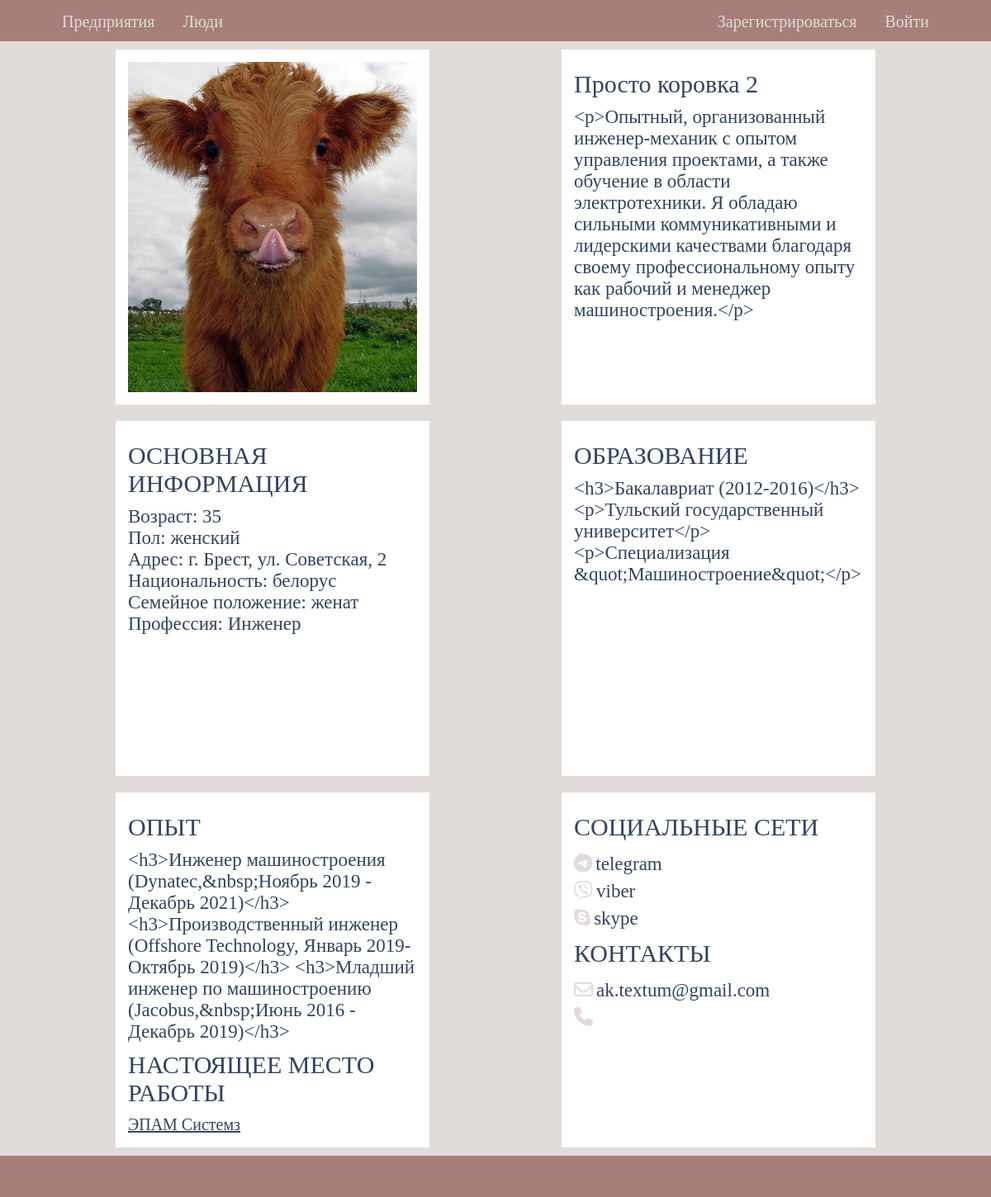
/people/prosto-korovka-2/, run on the app's committed database.
### app/models.py (models this page shows, shortened)
class Person(models.Model):
    name = models.CharField(max_length=250, verbose_name="Имя")
    slug = models.SlugField(max_length=250, verbose_name="url", unique=True, blank=True)
    main_inf = models.TextField(verbose_name="Основная информация")
    photo = models.ImageField(
        upload_to="photos/person/%Y/%m/%d/", verbose_name="Фото", blank=True
    )
    age = models.SmallIntegerField(verbose_name="Возраст")
    gender = models.CharField(max_length=100, verbose_name="Пол")
    adress = models.CharField(max_length=300, verbose_name="Адрес")
    nationality = models.CharField(max_length=100, verbose_name="Национальность")
    family_status = models.CharField(max_length=100, verbose_name="Семейный статус")
    profession = models.CharField(max_length=100, verbose_name="Профессия")
    education = models.TextField(verbose_name="Образование")
    experience = models.TextField(verbose_name="Опыт работы")
    current_place = models.ForeignKey(
        Firm,
        on_delete=models.CASCADE,
        related_name="person",
        verbose_name="Настоящее место работы",
    )
    telegram = models.CharField(max_length=100, blank=True)
    viber = models.CharField(max_length=100, blank=True)
    skype = models.CharField(max_length=100, blank=True)
    mail = models.EmailField(max_length=250)
    phone = models.CharField(max_length=100)
    class Meta:
        verbose_name = "Сотрудник"
        verbose_name_plural = "Сотрудники"
        ordering = ["name"]

class Firm(models.Model):
    title = models.CharField(max_length=250, verbose_name="Название")
    slug = models.SlugField(max_length=250, verbose_name="url", unique=True, blank=True)
    main_inf = models.TextField(verbose_name="Основная информация")
    photo = models.ImageField(
        upload_to="photos/firm/%Y/%m/%d/", verbose_name="Фото", blank=True
    )
    location = models.CharField(max_length=400, verbose_name="Адрес")
    productions = models.ManyToManyField(
        Production, blank=True, related_name="firm", verbose_name="Вид продукции"
    )
    count_person = models.IntegerField(default=0)
    place = models.ManyToManyField(
        Place, blank=True, related_name="firm", verbose_name="Города"
    )
    def get_absolute_url(self):
        return reverse("firm", kwargs={"slug": self.slug})
    class Meta:
        verbose_name = "Предприятие"
        verbose_name_plural = "Предприятия"
        ordering = ["title"]

### app/views.py (the view)
# urls.py: path("people/<str:slug>/", views.PersonPage.as_view(), name="person"),
class PersonPage(DetailView):
    template_name = "app/person.html"
    context_object_name = "person"
    def get_queryset(self):
        return models.Person.objects.filter(slug=self.kwargs["slug"])
    def get_context_data(self, **kwargs):
        context = super().get_context_data(**kwargs)
        context["person"] = self.get_object()
        return context

### app/templates/app/person.html (shortened to what this page needs)
{% extends 'base.html' %}
{% load static %}
{% block css_rools %}
<link rel="stylesheet" href="{% static 'css/person2.css' %}">
{% endblock %}
{% block content %}
<section class="main_section">
    <div class="center_block">
        <div class="info_block">
            <div class="photo_block">
                <img src="{{person.photo.url}}">
            </div>
            <div class="main_inf">
                <p>{{person.name}}</p>
                <span> {{person.main_inf}}</span>
            </div>
            <div class="other_inf">
                <p>ОСНОВНАЯ ИНФОРМАЦИЯ</p>
                <span>Возраст: </span>
                <span>{{person.age}}</span><br>
                <span>Пол: </span>
                <span>{{person.gender}}</span><br>
                <span>Адрес: </span>
                <span>{{person.adress}}</span><br>
                <span>Национальность: </span>
                <span>{{person.nationality}}</span><br>
                <span>Семейное положение: </span>
                <span>{{person.family_status}}</span><br>
                <span>Профессия: </span>
                <span>{{person.profession}}</span><br>
            </div>
            <div class="education">
                <p>ОБРАЗОВАНИЕ</p>
                <span>{{person.education}}</span>
            </div>
            <div class="experience">
                <p>ОПЫТ</p>
                <span>{{person.experience}}</span>
                <p>НАСТОЯЩЕЕ МЕСТО РАБОТЫ</p>
                <a class="workplace" href={{person.current_place.get_absolute_url}}>{{person.current_place.title}}</a>
            </div>
            <div class="contacts">
                <p>СОЦИАЛЬНЫЕ СЕТИ</p>
                <i class="fa-brands fa-telegram"></i>
                <span>{{person.telegram}}</span><br>
                <i class="fa-brands fa-viber"></i>
                <span>{{person.viber}}</span><br>
                <i class="fa-brands fa-skype"></i>
                <span>{{person.skype}}</span><br>
                <p>КОНТАКТЫ</p>
                <i class="fa-regular fa-envelope"></i>
                <span>{{person.mail}}</span><br>
                <i class="fa-solid fa-phone"></i>
                <br>
            </div>
        </div>
    </div>
</section>
{% endblock %}

### practice_app/static/css/person2.css (style rules this page uses)
* { color: #32435f; }
i { color: #e1dcd9; }
body { margin: 0; }
a { text-decoration: none; color: #e1dcd9; font-size: 20px; transition-duration: 0.4s; display: block; }
p { font-size: 30px; margin: 10px 0px; }
span { font-size: 23px; padding: 23px 0px; }
i { display: block; font-size: 23px; padding: 5px 0px; }
.main_section { background: #e1dcd9; display: flex; justify-content: center; }
.center_block { width: 1200px; display: flex; align-items: center; justify-content: space-between; }
.info_block { display: flex; width: 100%; justify-content: space-around; flex-wrap: wrap; }
.info_block > div { height: 400px; background: white; width: 350px; margin: 10px 0px; padding: 15px; overflow: hidden; }
.photo_block { overflow: hidden; }
img { height: 100%; width: 100%; object-fit: cover; }
.workplace { color: #32435f; text-decoration: underline; }
@media (max-width: 1260px) { .center_block { width:90%; } }

### data on the page
Person: photo (picture), name "Просто коровка 2", main_inf "<p>Опытный, организованный инженер-механик с опытом управления проектами, а также обучение в области электротехники. Я обладаю сильными коммуникативными и лидерскими качествами благодаря своему профессиональному опыту как рабочий и менеджер машиностроения.</p>", age "35", gender "женский", adress "г. Брест, ул. Советская, 2", nationality "белорус", family_status "женат", profession "Инженер", education "<h3>Бакалавриат (2012-2016)</h3> <p>Тульский государственный университет</p> <p>Специализация &quot;Машиностроение&quot;</p>", experience "<h3>Инженер машиностроения (Dynatec,&nbsp;Ноябрь 2019 - Декабрь 2021)</h3> <h3>Производственный инженер (Offshore Technology, Январь 2019-Октябрь 2019)</h3> <h3>Младший инженер по машиностроению (Jacobus,&nbsp;Июнь 2016 - Декабрь 2019)</h3>", current_place "ЭПАМ Системз", telegram "telegram", viber "viber", skype "skype", mail "ak.textum@gmail.com"
